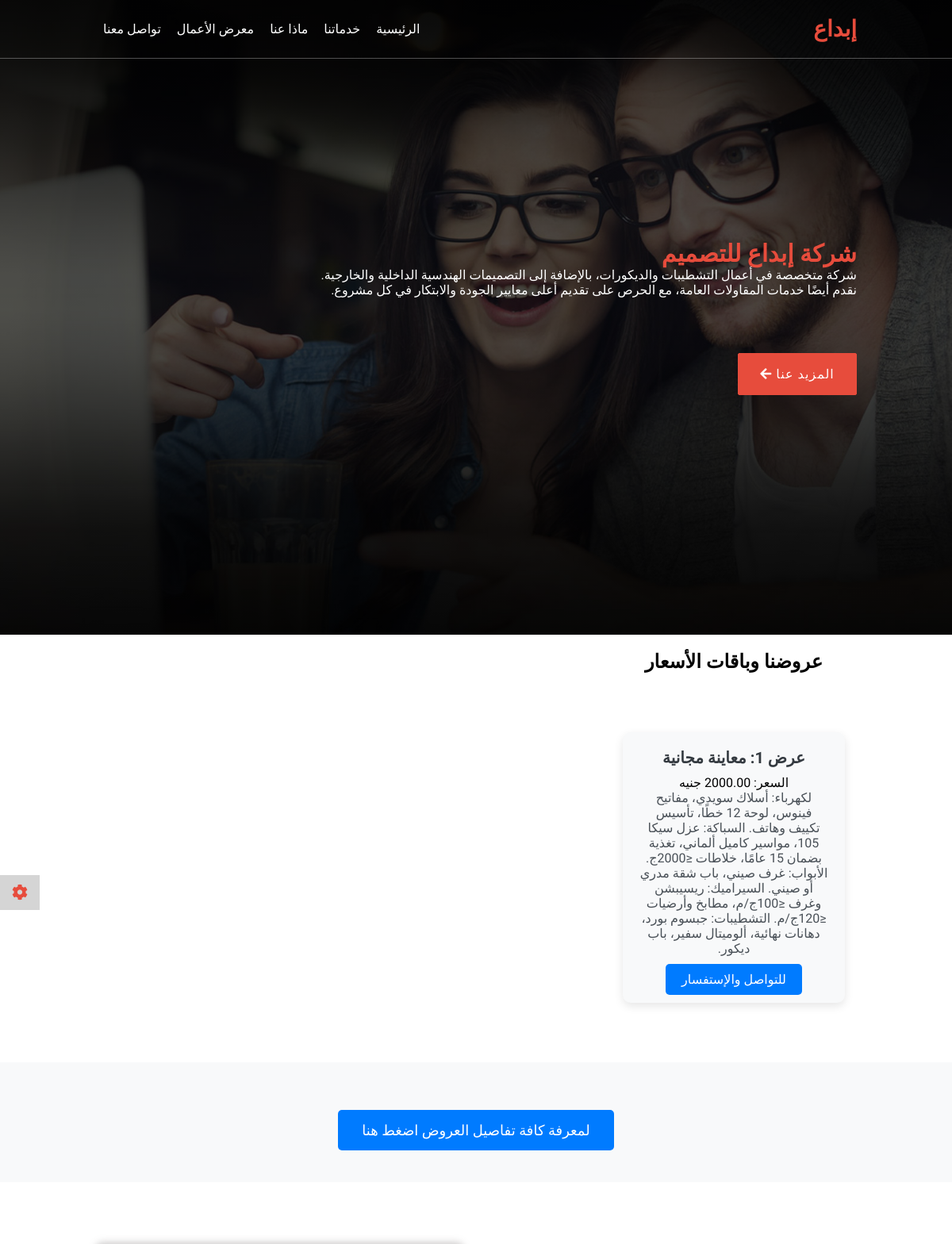
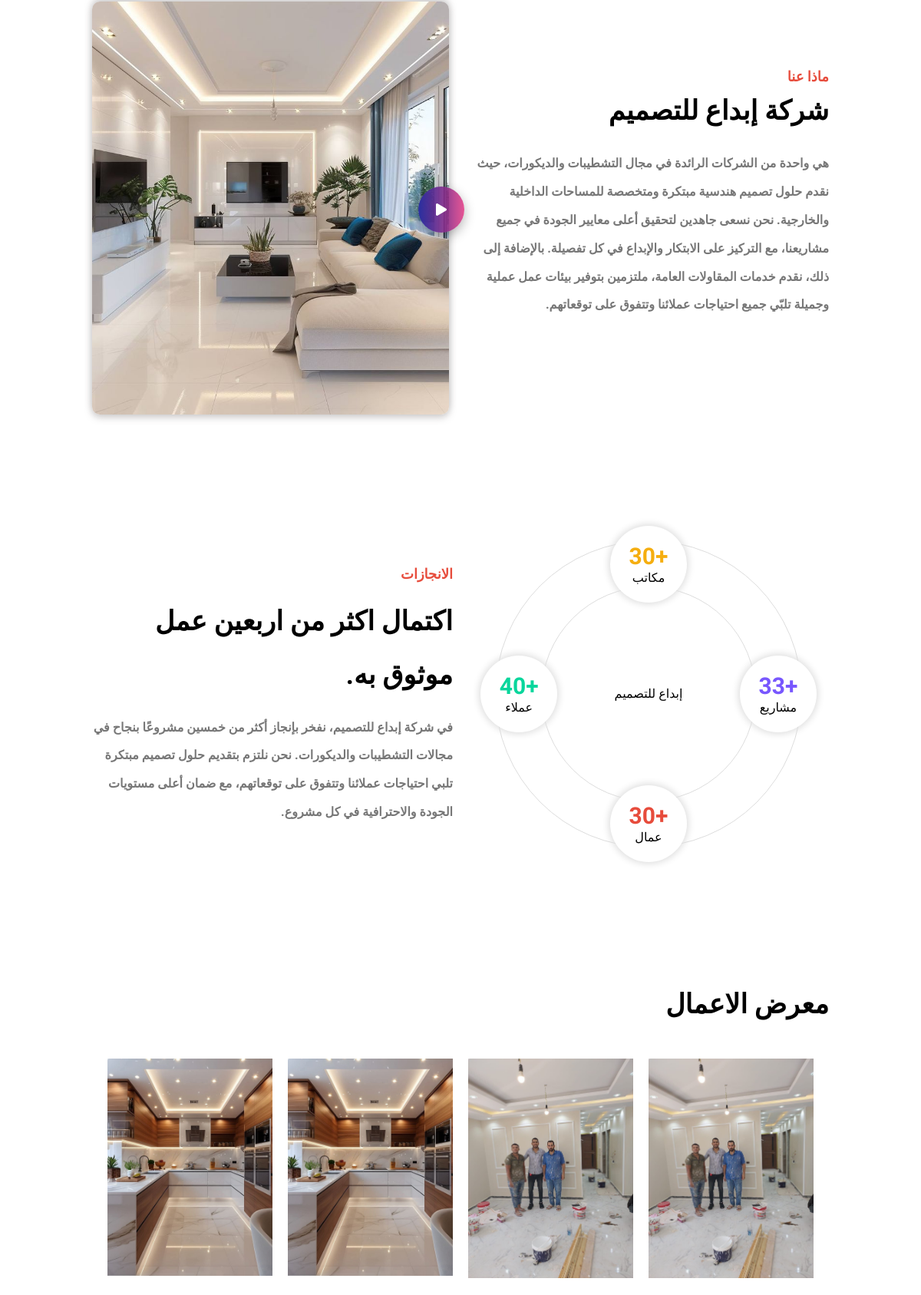
The page / (upper part) on the database its author committed (2 pictures, top to bottom).
### ebda3/models.py (models this page shows, shortened)
class Offer(models.Model):
    title = models.CharField(max_length=200)
    price = models.DecimalField(max_digits=10, decimal_places=2)
    content = models.TextField()
    url = models.URLField(default='https://wa.me/201067343755')
    offer_link = models.URLField(default='https://drive.google.com/file/d/1P_UBPWF6hiK5M_Jqd4D5LHFD6Tq_X8RG/view')

class About(models.Model):
    title = models.CharField(max_length=200 , default='ماذا عنا')
    intro_content = models.TextField()
    main_content = models.TextField()
    img = models.ImageField(upload_to='about/', verbose_name="about")
    project_count = models.CharField(max_length=200, default='عدد المشاريع')
    office = models.IntegerField(default=0)
    users = models.IntegerField(default=0)
    projects = models.IntegerField(default=0)
    workers = models.IntegerField(default=0)

class BusinessGallery(models.Model):
    title = models.CharField(max_length=200, blank=True)
    image = models.ImageField(upload_to='gallery/', verbose_name="gallery")
    created_at = models.DateTimeField(auto_now_add=True)  # حفظ وقت الإضافة تلقائيًا

### ebda3/views.py (the view)
# urls.py: path('', views.index, name='index'),
def index(request):
    home = Home.objects.last()
    offers = Offer.objects.all()
    about = About.objects.last()
    contact_us = ContactUs.objects.last()
    gallery = BusinessGallery.objects.all().order_by('-created_at')[:20]  # ترتيب الصور حسب تاريخ الإنشاء
    return render(request, 'index.html', {'home': home, 'offers': offers, 'about': about , 'gallery': gallery , 'contact_us': contact_us})

### ebda3/templates/index.html (shortened to what this page needs)
{% load static %}
<!DOCTYPE html>
<html lang="en">
<head>
    <link rel="stylesheet" href="{% static 'css/all.min.css' %}">
    <link rel="stylesheet" href="{% static 'css/style.css' %}">
    <link rel="stylesheet" href="{% static 'css/responsive.css' %}">
</head>
<body>
    <nav class="nav">
        <div class="container">
            <div class="row">
                <div class="logo">
                    إبداع
                </div>
                <ul class="links">
                    <li>
                        <a href="#home">الرئيسية</a>
                    </li>
                    <li>
                        <a href="#offers">خدماتنا</a>
                    </li>
                    <li>
                        <a href="#about-us">ماذا عنا</a>
                    </li>
                    <li>
                        <a href="#gallery">معرض الأعمال</a>
                    </li>
                    <li>
                        <a href="#contact-us">تواصل معنا</a>
                    </li>
                </ul>
            </div>
        </div>
    </nav>
    <section class="hero" id ="home">
        <div class="container">
            <div class="row">
                <div class="hero-content">
                    <h2>شركة إبداع للتصميم</h2>
                    <p>شركة متخصصة في أعمال التشطيبات والديكورات، بالإضافة إلى التصميمات الهندسية الداخلية والخارجية. <br> نقدم أيضًا خدمات المقاولات العامة، مع الحرص على تقديم أعلى معايير الجودة والابتكار في كل مشروع.</p>
                    <div class="hero-btn">
                        <a href="#about-us" class="btn btn-lg">المزيد عنا <i class="fa fa-arrow-left"></i></a>
                    </div>
                </div>
            </div>
        </div>
    </section>
    <section class="features" id="offers">
        <div class="container">
            <div class="features-items">
                <div class="offers-section">
                    <div class="offers-header">
                        <h1 class="big-head">عروضنا وباقات الأسعار</h1>
                    </div>
                <div class="offers-container">
                    <div class="offers-container">
                        {% for offer in offers %}
                        <div class="offer-card">
                            <div class="offer-header">
                                <h3>{{ offer.title }}</h3>
                                <p>السعر: {{ offer.price }} جنيه</p>
                            </div>
                            <div class="offer-body">
                                <p>{{ offer.content }}</p>
                            </div>
                            <div class="offer-footer">
                                <a href="{{ offer.url }}" class="btn-contact" target="_blank">للتواصل والإستفسار</a>
                            </div>
                        </div>
                    {% empty %}
                        <p>لا يوجد عروض متاحة</p>
                    {% endfor %}
                    </div>
        </div>
    </div>
    </section>
<section class="offers-details-section">
    <div class="container">
        <div class="offers-details-button">
            <a href="{{ offers.0.offer_link }}" class="btn-large" target="_blank" rel="noopener noreferrer">
                لمعرفة كافة تفاصيل العروض اضغط هنا
            </a>
        </div>
    </div>
</section>
    <section class="about" id="about-us">
        <div class="container">
            <div class="about-content">
                <div class="about-col">
                    <div class="info">
                        <h3 class="head">ماذا عنا</h3>
                        <h4 class="big-head">شركة إبداع للتصميم </h4>
                        <p>{{about.intro_content}}</p>
                    </div>
                </div>
                <div class="about-col">
                    <div class="about-image">
                        <img src="{% static 'img/about/service16.jpg' %}" alt="about image">
                        <div class="video-icon">
                            <i class="fas fa-play"></i>
                        </div>
                    </div>
                </div>
            </div>
        </div>
    </section>
    <section class="achivement">
        <div class="container">
            <div class="acivement-content">
                <div class="column">
                    <div class="line-up">
                        <div class="line-down">
                            <div class="numbers">
                                <div class="nums">
                                    <span class="num" data-goal="24">+{{about.office}}</span>
                                    <span>مكاتب</span>
                                </div>
                                <div class="nums">
                                    <span class="num" data-goal="120">+{{about.users}}</span>
                                    <span>عملاء</span>
                                </div>
                                <div class="nums">
                                    <span class="num" data-goal="18">+{{about.workers}}</span>
                                    <span>عمال</span>
                                </div>
                                <div class="nums">
                                    <span class="num" data-goal="230">+{{about.projects}}</span>
                                    <span>مشاريع</span>
                                </div>
                            </div>
                            <div class="text">إبداع للتصميم</div>
                        </div>
                    </div>
                </div>
                <div class="column">
                    <div class="info">
                        <h3 class="head">الانجازات</h3>
                        <h4 class="big-head">اكتمال اكثر من {{about.project_count}} عمل موثوق به.</h4>
                        <p>في شركة إبداع للتصميم، نفخر بإنجاز أكثر من خمسين مشروعًا بنجاح في مجالات التشطيبات والديكورات. نحن نلتزم بتقديم حلول تصميم مبتكرة تلبي احتياجات عملائنا وتتفوق على توقعاتهم، مع ضمان أعلى مستويات الجودة والاحترافية في كل مشروع.
                        </p>
                    </div>
                </div>
            </div>
        </div>
    </section>
    <section class="gallery" id="gallery">
        <div class="container">
            <div class="gallery-header">
                <div class="info">
                    <h4 class="big-head">معرض الاعمال</h4>
            </div>
        </div>
        <div class="gallery-images">
                        {% for image in gallery %}
                <div class="image">
                    <img src="{{ image.image.url }}" alt="{{ image.title }}">
                </div>
                        {% empty %}
                            <p>لا توجد صور في المعرض.</p>
                        {% endfor %}
        </div>
    </section>
    <div class="color-switcher">
        <div class="switcher-btn">
            <i class="fas fa-cog"></i>
        </div>
    </div>
</body>
</html>

### ebda3/templates/index.html (style rules this page uses)
.nav { background-color: transparent; transition: background-color 0.3s, box-shadow 0.3s; }
.links a { color: #333; text-decoration: none; }

### rows shown on the page
Offer: title "عرض 1: معاينة مجانية", content "لكهرباء: أسلاك سويدي، مفاتيح فينوس، لوحة 12 خطًا، تأسيس تكييف وهاتف. السباكة: عزل سيكا 105، مواسير كاميل ألماني، تغذية بضمان 15 عامًا، خلاطات ≤2000ج. الأبواب: غرف صيني، باب شقة مدري أو صيني. السيراميك: ريسيبشن وغرف ≤100ج/م، مطابخ وأرضيات ≤120ج/م. التشطيبات: جبسوم بورد، دهانات نهائية، ألوميتال سفير، باب ديكور."
About: intro_content "هي واحدة من الشركات الرائدة في مجال التشطيبات والديكورات، حيث نقدم حلول تصميم هندسية مبتكرة ومتخصصة للمساحات الداخلية والخارجية. نحن نسعى جاهدين لتحقيق أعلى معايير الجودة في جميع مشاريعنا، مع التركيز على الابتكار والإبداع في كل تفصيلة. بالإضافة إلى ذلك، نقدم خدمات المقاولات العامة، ملتزمين بتوفير بيئات عمل عملية وجميلة تلبّي جميع احتياجات عملائنا وتتفوق على توقعاتهم.", office "30", users "40", workers "30", projects "33", project_count "اربعين"
BusinessGallery: image (picture)
BusinessGallery: image (picture)
BusinessGallery: image (picture)
BusinessGallery: image (picture)
